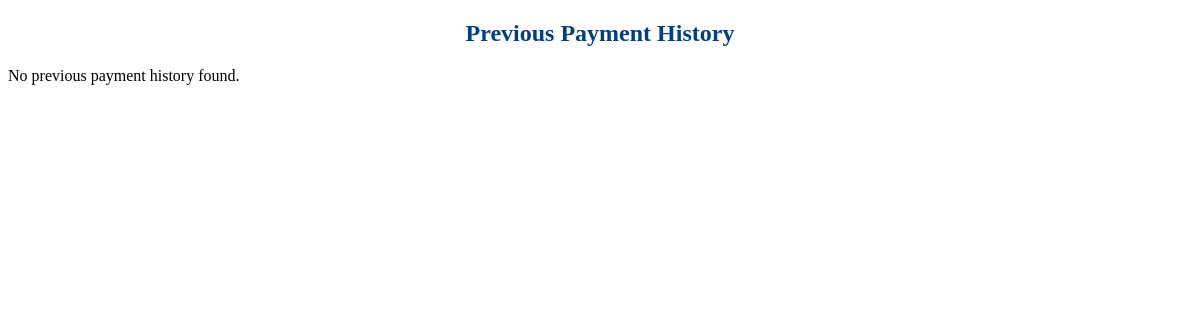
The app's page /payment_detailss.php (signed in), older data.
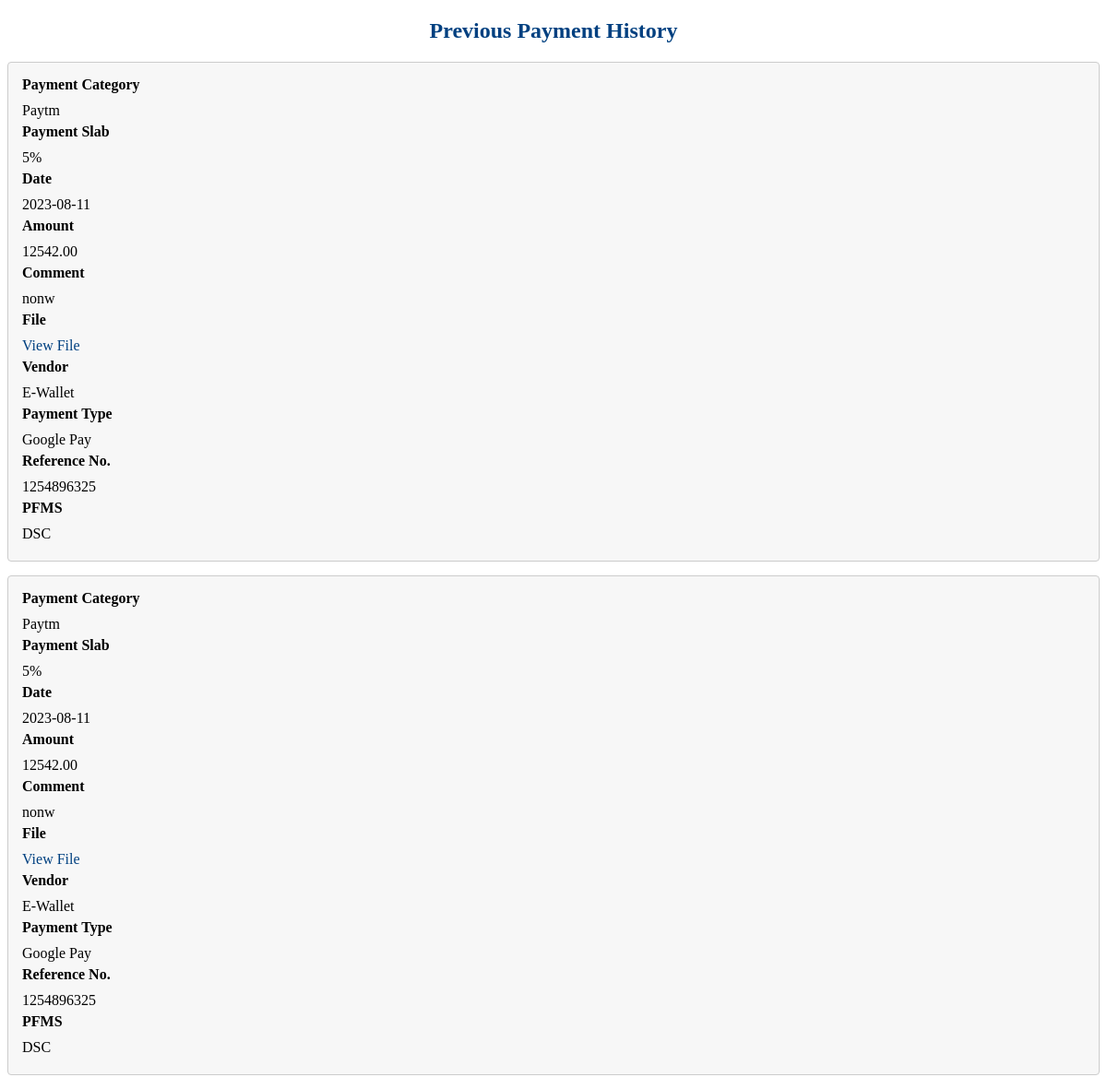
The same page, newer data.
### tables this page shows
CREATE TABLE `payment_details` (
  `id` int(11) NOT NULL,
  `ATL_CODE` varchar(20) NOT NULL,
  `pay_catg` varchar(50) DEFAULT NULL,
  `pay_slab` varchar(10) DEFAULT NULL,
  `date` date DEFAULT NULL,
  `amount` decimal(10,2) DEFAULT NULL,
  `comment` text DEFAULT NULL,
  `file` varchar(500) NOT NULL,
  `vendor` varchar(50) DEFAULT NULL,
  `pay_type` varchar(50) DEFAULT NULL,
  `ref_no` varchar(50) DEFAULT NULL,
  `pfms` varchar(50) DEFAULT NULL
);

### payment_detailss.php (the view, shortened to what this page needs)
<?php
$servername = "localhost";
$username = "root";
$password = "";
$dbname = "final_login";
$connection = new mysqli($servername, $username, $password, $dbname);
$atlCode = $_SESSION["ATL_CODE"];
$sql_payment_history = "SELECT * FROM payment_details WHERE ATL_CODE = '$atlCode'";
$result_payment_history = $connection->query($sql_payment_history);
$payment_history = [];
if ($result_payment_history->num_rows > 0) {
    while ($row = $result_payment_history->fetch_assoc()) {
        $payment_history[] = $row;
    }
}
?>
<!DOCTYPE html>
<html>
<head>
</head>
<body>
    <h2>Previous Payment History</h2>
    <?php
   if (!empty($payment_history)) {
        foreach ($payment_history as $payment) {
            echo "<div class='input-box'>";
            echo "<label for='Pay_catg'><b>Payment Category</b></label>";
            echo "<p>" . $payment["pay_catg"] . "</p>";
            echo "<label for='Pay_slab'><b>Payment Slab</b></label>";
            echo "<p>" . $payment["pay_slab"] . "</p>";
            echo "<label for='Date'><b>Date</b></label>";
            echo "<p>" . $payment["date"] . "</p>";
            echo "<label for='Amount'><b>Amount</b></label>";
            echo "<p>" . $payment["amount"] . "</p>";
            echo "<label for='Comment'><b>Comment</b></label>";
            echo "<p>" . $payment["comment"] . "</p>";
            echo "<label for='File'><b>File</b></label>";
            echo "<p><a href='" . $payment["file"] . "'>View File</a></p>";
            echo "<label for='Vendor'><b>Vendor</b></label>";
            echo "<p>" . $payment["vendor"] . "</p>";
            echo "<label for='Pay_type'><b>Payment Type</b></label>";
            echo "<p>" . $payment["pay_type"] . "</p>";
            echo "<label for='Ref_no'><b>Reference No.</b></label>";
            echo "<p>" . $payment["ref_no"] . "</p>";
            echo "<label for='PFMS'><b>PFMS</b></label>";
            echo "<p>" . $payment["pfms"] . "</p>";
            echo "</div>";
        }
    } else {
        echo "No previous payment history found.";
    }
    ?>
</body>
</html>

### payment_detailss.php (style rules this page uses)
h2 { text-align: center; font-size: 24px; margin-top: 20px; color: #004080; }
.input-box { padding: 15px; border: 1px solid #ccc; border-radius: 4px; margin-bottom: 15px; background-color: #f7f7f7; }
.input-box label { font-weight: bold; display: block; margin-bottom: 5px; }
.input-box p { margin: 0; padding: 5px 0; }
.input-box a { text-decoration: none; color: #004080; }

Row changes from the older to the newer data that the page shows:
added payment_details: pay_catg "Paytm", pay_slab "5%", date "2023-08-11", amount "12542.00", comment "nonw", vendor "E-Wallet", pay_type "Google Pay", ref_no "1254896325", pfms "DSC"
added payment_details: pay_catg "Paytm", pay_slab "5%", date "2023-08-11", amount "12542.00", comment "nonw", vendor "E-Wallet", pay_type "Google Pay", ref_no "1254896325", pfms "DSC"
Text that changed along with them:
text no longer shown: "No previous payment history found."
